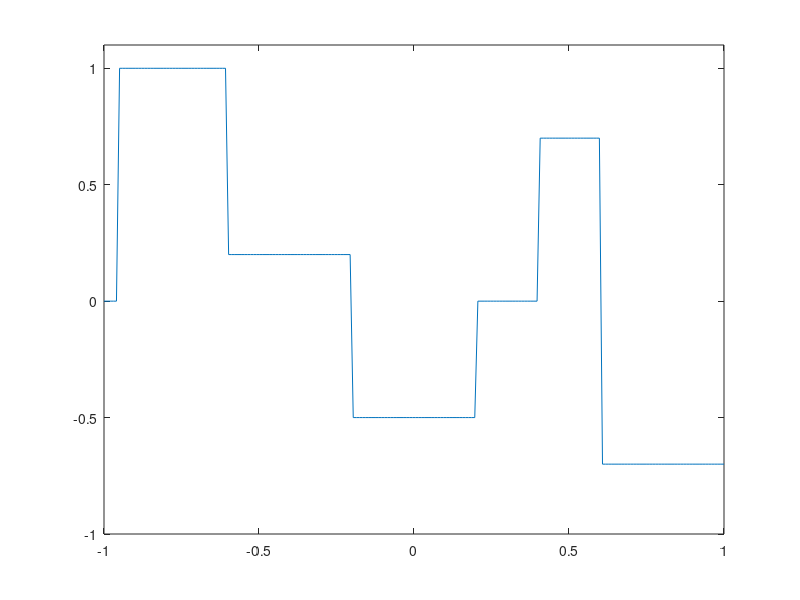

Reproduce this figure in MATLAB. (Note: this script raises an error after producing the figure.)
close all;
clear;

%%%%%%%%%%%%%%%%
%    TASK 3    %
%%%%%%%%%%%%%%%%

%% a) Defining the function

% Generating an array of x values
n = 200;
x = linspace(-1, 1, n);

% Generating the steps (i.e defining the function)
y = zeros(1, n);
for kk=1:n
    res_kk = 0;
    if((-0.95 < x(kk)) & (-0.6 >= x(kk)))
        res_kk = res_kk + 1;
    end
    if((-0.6 < x(kk)) & (-0.2 >= x(kk)))
        res_kk = res_kk + 0.2;
    end
    if((-0.2 < x(kk)) & (0.2 >= x(kk)))
        res_kk = res_kk - 0.5;
    end
    if((0.4 < x(kk)) & (0.6 >= x(kk)))
        res_kk = res_kk + 0.7;
    end
    if((0.6 < x(kk)) & (1 >= x(kk)))
        res_kk = res_kk - 0.7;
    end
    y(kk) = res_kk;
end


%% a) Visualising 

figure();
plot(x,y);
ylim([-1 1.1]);

saveas(gcf, 'task3_a', 'png'); %Saving the figure


%% b) Computing A

% We're using our code from Week 2
% G is defined below
A05 = zeros(n); 
A1 = zeros(n); 
A2 = zeros(n); 
delta_n = abs(x(2)-x(1));
for ii=1:n
    for jj=1:n
        A05(ii, jj) = G(x(ii)-x(jj), 0, 0.05, delta_n);
        A1(ii, jj) = G(x(ii)-x(jj), 0, 0.1, delta_n);
        A2(ii, jj) = G(x(ii)-x(jj), 0, 0.2, delta_n);
    end
end

%% b) Visualising

% Scaling A and instanciating the colormap according to the Hints
colorMap = parula(256);
A05img = ceil(A05/max(A05(:))*256);
A1img = ceil(A1/max(A1(:))*256);
A2img = ceil(A2/max(A2(:))*256);
figure();
subplot(1, 3, 1);
imshow(A05img, colorMap);
title("sigma = 0.05")
subplot(1, 3, 2);
imshow(A1img, colorMap);
title("sigma = 0.1")
subplot(1, 3, 3);
imshow(A2img, colorMap);
title("sigma = 0.2")


%% c) Computing the singular values

[~, W05, ~] = svd(A05);
[~, W1, ~] = svd(A1);
[~, W2, ~] = svd(A2);

W05 = spdiags(W05);
W1 = spdiags(W1);
W2 = spdiags(W2);


%% c) Visualizing

figure();
subplot(1, 3, 1);
plot(W05)
title("sigma = 0.05")
subplot(1, 3, 2);
plot(W1)
title("sigma = 0.1")
subplot(1, 3, 3);
plot(W2)
title("sigma = 0.2")
sgtitle("Singular values of the different A matrices according to their variances");


saveas(gcf, 'task3_c', 'png'); %Saving the figure


%% c) Determining the variance of each data

W05var = [W05;W05];
W1var = [W1;W1];
W2var = [W2;W2];

var05 = sum((W05var-mean(W05var)).^2)/n;
var1 = sum((W1var-mean(W1var)).^2)/n;
var2 = sum((W2var-mean(W2var)).^2)/n;

sigma05 = sqrt(var05);
sigma1 = sqrt(var1);
sigma2 = sqrt(var2);


%% c) Fitting a Gaussian to the data

%test = normpdf(x,0,sigma05);
%test = G(x, 0, sigma05, delta_n)
%plot(test);
%hold on;
%plot(W05);
%hold off;


%% d) Convolution of f by A

conv05 = y * A05;
conv1 = y * A1;
conv2 = y * A2;


%% d) Visualizing

figure();
subplot(1, 3, 1);
plot(x,conv05);
title("sigma = 0.5");
subplot(1, 3, 2);
plot(x,conv1);
title("sigma = 1");
subplot(1, 3, 3);
plot(x,conv2);
title("sigma = 2");


%% e) 

% Defining 1D Gaussians for the Fourier Transform
gauss_1d_05 = normpdf(x,0,0.05);
gauss_1d_1 = normpdf(x,0,0.1);
gauss_1d_2 = normpdf(x,0,0.2);

% Fourier Transforms
FT_gauss_1d_05 = fftshift(fft(fftshift(gauss_1d_05)));
FT_gauss_1d_1 = fftshift(fft(fftshift(gauss_1d_1)));
FT_gauss_1d_2 = fftshift(fft(fftshift(gauss_1d_2)));
FT_y = fftshift(fft(fftshift(y)));

% Multiplication term-by-term
FT_y_conv05 = FT_y .* FT_gauss_1d_05;
FT_y_conv1 = FT_y .* FT_gauss_1d_1;
FT_y_conv2 = FT_y .* FT_gauss_1d_2;

% Going back (IFFT)
y_conv05 = fftshift(ifft(fftshift(FT_y_conv05)));
y_conv1 = fftshift(ifft(fftshift(FT_y_conv1)));
y_conv2 = fftshift(ifft(fftshift(FT_y_conv2)));


%% e) Visualising

figure();
subplot(2, 3, 1);
plot(x,conv05);
title("sigma = 0.5");
ylabel("Convolution of the kernel with the matrix A");
subplot(2, 3, 2);
plot(x,conv1);
title("sigma = 1");
subplot(2, 3, 3);
plot(x,conv2);
title("sigma = 2");
sgtitle("test1");
subplot(2, 3, 4);
plot(x,y_conv05);
ylabel("Multiplication by the kernel in the Fourier domain");
subplot(2, 3, 5);
plot(x,y_conv1);
subplot(2, 3, 6);
plot(x,y_conv2);
sgtitle("Filtering a function by a Gaussian kernel");


%% f) Constructing the matrices A with correct boundaries 

newA05 = zeros(2*n, n);
newA05(1:n, :) = A05;
newA1 = zeros(2*n, n);
newA1(1:n, :) = A1;
newA2 = zeros(2*n, n);
newA2(1:n, :) = A2;

for ii=1:n
    newA05(n+1:2*n,ii) = flipud(A05(:,ii));
    newA1(n+1:2*n,ii) = flipud(A1(:,ii));
    newA2(n+1:2*n,ii) = flipud(A2(:,ii));
end

enfinA05 = zeros(n);
enfinA1 = zeros(n);
enfinA2 = zeros(n);

for jj=1:n
    enfinA05(jj:n, jj) = newA05(n+1:2*n+1-jj);
    enfinA1(jj:n, jj) = newA1(n+1:2*n+1-jj);
    enfinA2(jj:n, jj) = newA2(n+1:2*n+1-jj);
end

symA05 = enfinA05.' + A05 + enfinA05;
symA1 = enfinA1.' + A1 + enfinA1;
symA2 = enfinA2.' + A2 + enfinA2;


%% f) Convolution of f by our new matrices

symconv05 = y * symA05;
symconv1 = y * symA1;
symconv2 = y * symA2;


%% f) Visualising and comparing

figure();
subplot(3, 3, 1);
plot(x,conv05);
title("sigma = 0.5");
subplot(3, 3, 2);
plot(x,conv1);
title("sigma = 1");
xlabel("Convolution of the kernel with the matrix A");
subplot(3, 3, 3);
plot(x,conv2);
title("sigma = 2");
sgtitle("test1");
subplot(3, 3, 4);
plot(x,y_conv05);
subplot(3, 3, 5);
plot(x,y_conv1);
xlabel("Multiplication by the kernel in the Fourier domain");
subplot(3, 3, 6);
plot(x,y_conv2);
subplot(3, 3, 7);
plot(x, symconv05);
subplot(3, 3, 8);
plot(x, symconv1);
xlabel("Convolution of the kernel with the symmetrised matrix A");
subplot(3, 3, 9);
plot(x, symconv2);
sgtitle("Filtering a function by a Gaussian kernel");

saveas(gcf, 'task3_f', 'png'); %Saving the figure


%% Appendix - A matrices

figure();
subplot(1, 2, 1);
imshow(A2img, colorMap);
title("Gaussian kernel");
subplot(1, 2, 2);
imshow(symA2/max(symA2(:))*256, colorMap);
title("Gaussian kernel with symmetry");
sgtitle("Two different Gaussian kernels, for sigma=2");

%saveas(gcf, 'task3_kernel', 'png'); %Saving the figure


%% Appendix - SVD of the symmetrised matrix

[~, Wsym2, ~] = svd(symA2);
Wsym2 = spdiags(Wsym2);
figure()
plot(Wsym2);




%% Appendix - functions

function gaussian_val = G(x, mu, sigma, delta_n)
    gaussian_val = (delta_n/(sqrt(2*pi)*sigma)) * exp(-((x-mu).^2)/(2*(sigma.^2)));
end








